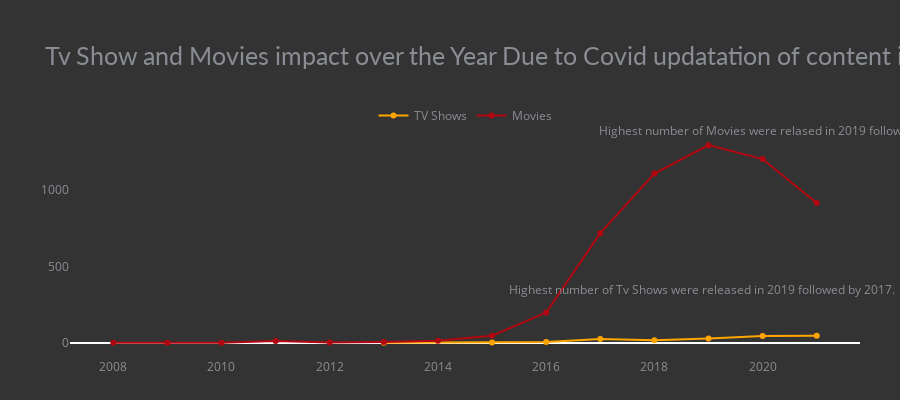

This figure's notebook cell:
### Code cell
d1 = df[df["type"] == "TV Show"]
d2 = df[df["type"] == "Movie"]
col = "year_added"
vc1 = d1[col].value_counts().reset_index().rename(columns = {col : "count", "index" : col})
vc1['percent'] = vc1['count'].apply(lambda x : 100*x/sum(vc1['count']))
vc1 = vc1.sort_values(col)
vc2 = d2[col].value_counts().reset_index().rename(columns = {col : "count", "index" : col})
vc2['percent'] = vc2['count'].apply(lambda x : 100*x/sum(vc2['count']))
vc2 = vc2.sort_values(col)
trace1 = go.Scatter(x=vc1[col], y=vc1["count"], name="TV Shows", marker=dict(color="orange"), )
trace2 = go.Scatter(x=vc2[col], y=vc2["count"], name="Movies", marker=dict(color="#b20710"))
data = [trace1, trace2]
fig_line = go.Figure(data)
fig_line.update_traces(hovertemplate=None)
fig_line.update_xaxes(showgrid=False)
fig_line.update_yaxes(showgrid=False)
large_title_format = 'Tv Show and Movies impact over the Year'
small_title_format = "Due to Covid updatation of content is slowed." 
fig_line.update_layout(title=large_title_format + " " + small_title_format, 
    height=400, margin=dict(t=130, b=0, l=70, r=40), 
    hovermode="x unified", xaxis_title=' ', 
    yaxis_title=" ", plot_bgcolor='#333', paper_bgcolor='#333', 
    title_font=dict(size=25, color='#8a8d93',
    family="Lato, sans-serif"),
    font=dict(color='#8a8d93'),
    legend=dict(orientation="h",
    yanchor="bottom",
    y=1,
    xanchor="center",
    x=0.5)) 
fig_line.add_annotation(dict
    (x=0.8, 
    y=0.3,
    ax=0, 
    ay=0,
    xref = "paper",
    yref = "paper",
    text= "Highest number of Tv Shows were released in 2019 followed by 2017." )) 
fig_line.add_annotation(dict
    (x=0.9, 
    y=1,
    ax=0,
    ay=0,
    xref = "paper",
    yref = "paper",
    text= "Highest number of Movies were relased in 2019 followed by 2020" )) 
fig_line.show()

### Figure 1 — Plotly figure (JSON) as saved in the notebook; plotly's stock layout.template omitted (floating-point values rounded to 4 significant figures)
{"data": [{"marker": {"color": "orange"}, "name": "TV Shows", "type": "scatter", "x": [2013, 2015, 2016, 2017, 2018, 2019, 2020, 2021], "y": [1, 3, 7, 26, 18, 30, 46, 47]}, {"marker": {"color": "#b20710"}, "name": "Movies", "type": "scatter", "x": [2008, 2009, 2010, 2011, 2012, 2013, 2014, 2015, 2016, 2017, 2018, 2019, 2020, 2021], "y": [1, 2, 1, 13, 3, 6, 14, 48, 199, 718, 1107, 1293, 1202, 915]}], "layout": {"annotations": [{"ax": 0, "ay": 0, "text": "Highest number of Tv Shows were released in 2019 followed by 2017.", "x": 0.8, "xref": "paper", "y": 0.3, "yref": "paper"}, {"ax": 0, "ay": 0, "text": "Highest number of Movies were relased in 2019 followed by 2020", "x": 0.9, "xref": "paper", "y": 1, "yref": "paper"}], "font": {"color": "#8a8d93"}, "height": 400, "hovermode": "x unified", "legend": {"orientation": "h", "x": 0.5, "xanchor": "center", "y": 1, "yanchor": "bottom"}, "margin": {"b": 0, "l": 70, "r": 40, "t": 130}, "paper_bgcolor": "#333", "plot_bgcolor": "#333", "title": {"font": {"color": "#8a8d93", "family": "Lato, sans-serif", "size": 25}, "text": "Tv Show and Movies impact over the Year Due to Covid updatation of content is slowed."}, "xaxis": {"showgrid": false, "title": {"text": " "}}, "yaxis": {"showgrid": false, "title": {"text": " "}}}}
